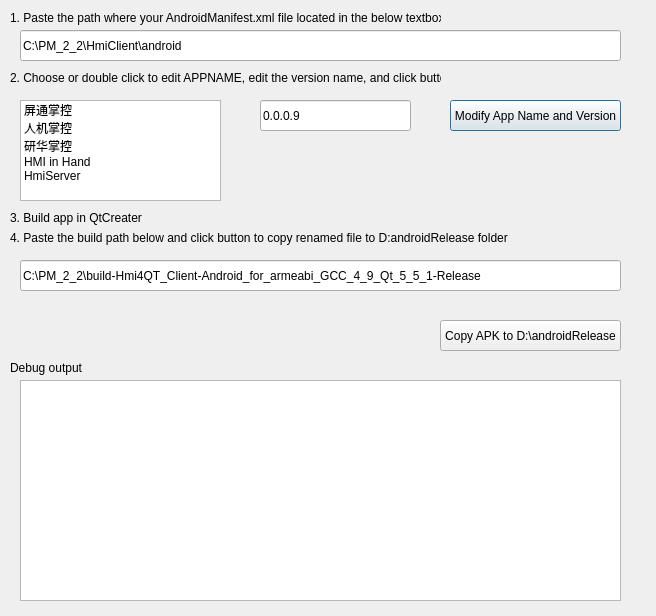
<?xml version="1.0" encoding="UTF-8"?>
<ui version="4.0">
 <class>Dialog</class>
 <widget class="QDialog" name="Dialog">
  <property name="geometry">
   <rect>
    <x>0</x>
    <y>0</y>
    <width>656</width>
    <height>616</height>
   </rect>
  </property>
  <property name="windowTitle">
   <string>Dialog</string>
  </property>
  <widget class="QLineEdit" name="lineEdit">
   <property name="geometry">
    <rect>
     <x>20</x>
     <y>30</y>
     <width>601</width>
     <height>31</height>
    </rect>
   </property>
   <property name="text">
    <string>C:\PM_2_2\HmiClient\android</string>
   </property>
  </widget>
  <widget class="QPushButton" name="pushButton">
   <property name="geometry">
    <rect>
     <x>450</x>
     <y>100</y>
     <width>171</width>
     <height>31</height>
    </rect>
   </property>
   <property name="text">
    <string>Modify App Name and Version</string>
   </property>
  </widget>
  <widget class="QPushButton" name="pushButton_2">
   <property name="geometry">
    <rect>
     <x>440</x>
     <y>320</y>
     <width>181</width>
     <height>31</height>
    </rect>
   </property>
   <property name="text">
    <string>Copy APK to D:\androidRelease</string>
   </property>
  </widget>
  <widget class="QListWidget" name="listWidget_2">
   <property name="geometry">
    <rect>
     <x>20</x>
     <y>100</y>
     <width>201</width>
     <height>101</height>
    </rect>
   </property>
   <item>
    <property name="text">
     <string>屏通掌控</string>
    </property>
    <property name="flags">
     <set>ItemIsSelectable|ItemIsEditable|ItemIsDragEnabled|ItemIsUserCheckable|ItemIsEnabled</set>
    </property>
   </item>
   <item>
    <property name="text">
     <string>人机掌控</string>
    </property>
    <property name="flags">
     <set>ItemIsSelectable|ItemIsEditable|ItemIsDragEnabled|ItemIsUserCheckable|ItemIsEnabled</set>
    </property>
   </item>
   <item>
    <property name="text">
     <string>研华掌控</string>
    </property>
    <property name="flags">
     <set>ItemIsSelectable|ItemIsEditable|ItemIsDragEnabled|ItemIsUserCheckable|ItemIsEnabled</set>
    </property>
   </item>
   <item>
    <property name="text">
     <string>HMI in Hand</string>
    </property>
    <property name="flags">
     <set>ItemIsSelectable|ItemIsEditable|ItemIsDragEnabled|ItemIsUserCheckable|ItemIsEnabled</set>
    </property>
   </item>
   <item>
    <property name="text">
     <string>HmiServer</string>
    </property>
    <property name="flags">
     <set>ItemIsSelectable|ItemIsEditable|ItemIsDragEnabled|ItemIsUserCheckable|ItemIsEnabled</set>
    </property>
   </item>
  </widget>
  <widget class="QLineEdit" name="lineEdit_2">
   <property name="geometry">
    <rect>
     <x>20</x>
     <y>260</y>
     <width>601</width>
     <height>31</height>
    </rect>
   </property>
   <property name="text">
    <string>C:\PM_2_2\build-Hmi4QT_Client-Android_for_armeabi_GCC_4_9_Qt_5_5_1-Release</string>
   </property>
  </widget>
  <widget class="QLineEdit" name="lineEdit_3">
   <property name="geometry">
    <rect>
     <x>260</x>
     <y>100</y>
     <width>151</width>
     <height>31</height>
    </rect>
   </property>
   <property name="text">
    <string>0.0.0.9</string>
   </property>
  </widget>
  <widget class="QPlainTextEdit" name="plainTextEdit">
   <property name="geometry">
    <rect>
     <x>20</x>
     <y>380</y>
     <width>601</width>
     <height>221</height>
    </rect>
   </property>
  </widget>
  <widget class="QLabel" name="label">
   <property name="geometry">
    <rect>
     <x>10</x>
     <y>10</y>
     <width>431</width>
     <height>16</height>
    </rect>
   </property>
   <property name="text">
    <string>1. Paste the path where your AndroidManifest.xml file located in the below textbox</string>
   </property>
  </widget>
  <widget class="QLabel" name="label_2">
   <property name="geometry">
    <rect>
     <x>10</x>
     <y>70</y>
     <width>431</width>
     <height>16</height>
    </rect>
   </property>
   <property name="text">
    <string>2. Choose or double click to edit APPNAME, edit the version name, and click button</string>
   </property>
  </widget>
  <widget class="QLabel" name="label_3">
   <property name="geometry">
    <rect>
     <x>10</x>
     <y>210</y>
     <width>431</width>
     <height>16</height>
    </rect>
   </property>
   <property name="text">
    <string>3. Build app in QtCreater</string>
   </property>
  </widget>
  <widget class="QLabel" name="label_4">
   <property name="geometry">
    <rect>
     <x>10</x>
     <y>230</y>
     <width>601</width>
     <height>16</height>
    </rect>
   </property>
   <property name="text">
    <string>4. Paste the build path below and click button to copy renamed file to D:androidRelease folder</string>
   </property>
  </widget>
  <widget class="QLabel" name="label_5">
   <property name="geometry">
    <rect>
     <x>10</x>
     <y>360</y>
     <width>601</width>
     <height>16</height>
    </rect>
   </property>
   <property name="text">
    <string>Debug output</string>
   </property>
  </widget>
 </widget>
 <layoutdefault spacing="6" margin="11"/>
 <resources/>
 <connections>
  <connection>
   <sender>pushButton</sender>
   <signal>clicked()</signal>
   <receiver>Dialog</receiver>
   <slot>b1clicked()</slot>
   <hints>
    <hint type="sourcelabel">
     <x>433</x>
     <y>93</y>
    </hint>
    <hint type="destinationlabel">
     <x>305</x>
     <y>65</y>
    </hint>
   </hints>
  </connection>
  <connection>
   <sender>pushButton_2</sender>
   <signal>clicked()</signal>
   <receiver>Dialog</receiver>
   <slot>b2clicked()</slot>
   <hints>
    <hint type="sourcelabel">
     <x>400</x>
     <y>146</y>
    </hint>
    <hint type="destinationlabel">
     <x>319</x>
     <y>192</y>
    </hint>
   </hints>
  </connection>
  <connection>
   <sender>lineEdit</sender>
   <signal>editingFinished()</signal>
   <receiver>Dialog</receiver>
   <slot>text1changed()</slot>
   <hints>
    <hint type="sourcelabel">
     <x>214</x>
     <y>48</y>
    </hint>
    <hint type="destinationlabel">
     <x>287</x>
     <y>166</y>
    </hint>
   </hints>
  </connection>
 </connections>
 <slots>
  <slot>b1clicked()</slot>
  <slot>b2clicked()</slot>
  <slot>text1changed()</slot>
 </slots>
</ui>
